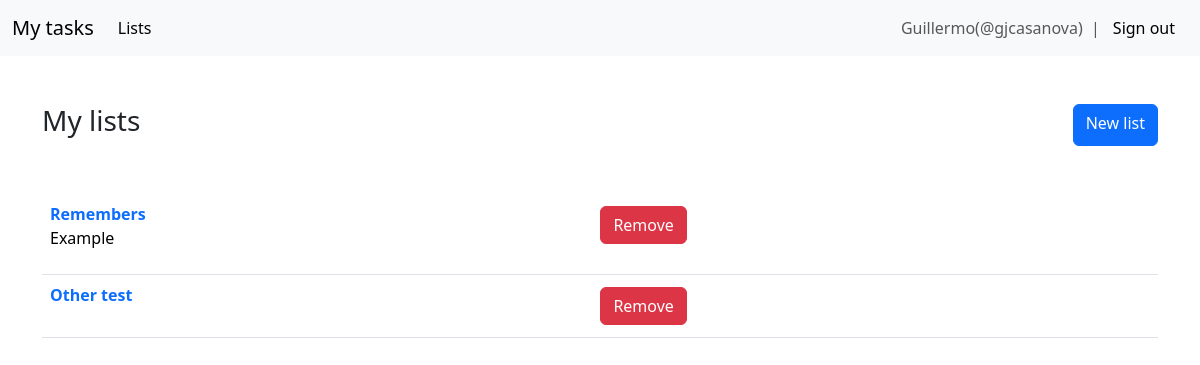
Page /app/lists/ (signed in) on the earlier database version.
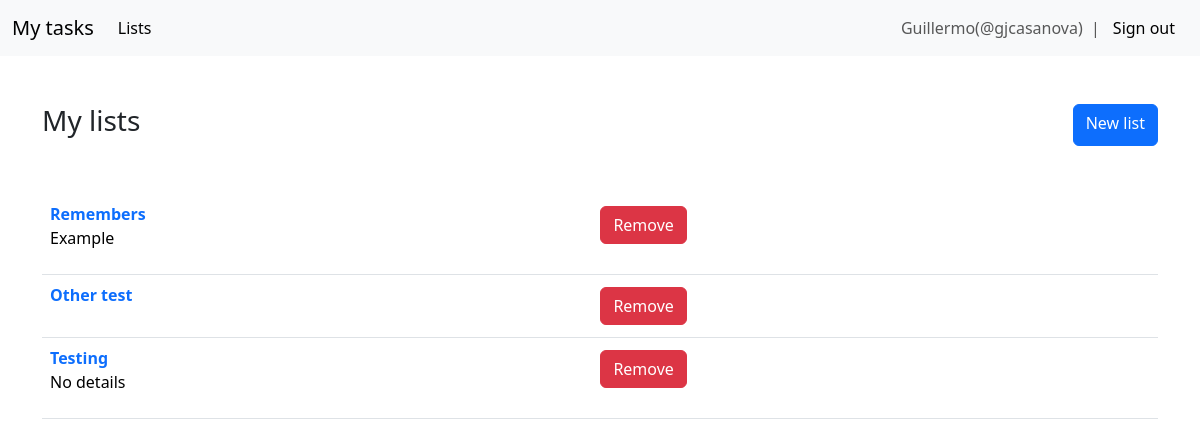
Same page on the later database version.
### app/models.py (models this page shows)
class List(db.Model):
    id = db.Column(db.Integer, primary_key=True)
    name = db.Column(db.String(50), nullable=False)
    details = db.Column(db.Text)
    user_id = db.Column(db.Integer, db.ForeignKey('user.id'), nullable=False)
    user = db.relationship('User', backref=db.backref('lists', lazy=True, cascade='all, delete-orphan'))

### app/views.py (the view)
@app_routes.route('/lists/', methods=['GET'])
@login_required
def list_lists():
    lists = List.query.filter_by(user=current_user)
    context = {
        'current_user': current_user,
        'lists': lists,
    }
    return render_template('lists.html', **context)

### app/__init__.py (called while the page is built)
def register_plugins(flask_app):
    from .plugins import bootstrap, db, login_manager  # noqa
    db.init_app(flask_app)
    with flask_app.app_context():
        db.create_all()
    login_manager.login_view = 'tasks.sign_in'
    login_manager.init_app(flask_app)
    bootstrap.init_app(flask_app)
    @login_manager.user_loader
    def load_user(user_id):
        from .models import User  # noqa
        return User.query.get(int(user_id))

### app/templates/lists.html (shortened to what this page needs)
{% extends "base.html" %}
{% from 'bootstrap5/form.html' import render_form %}
{% from 'macros.html' import navbar %}
{% block body %}
{% block content %}
{{ navbar(current_user) }}
<div class="container">
    <br><br>
    <div class="d-flex justify-content-between">
        <h1 class="h1 fs-3">My lists</h1>
        <a class="btn btn-primary" href="{{ url_for('tasks.create_list') }}">New list</a>
    </div>
    <br><br>
    <table class="table">
        <tbody>
            {% for list in lists %}
            <tr>
                <th>
                    <a class="ligther fs-6 text-decoration-none" href="{{ url_for('tasks.retrieve_list', list_id=list.id) }}">{{ list.name }}</a>
                    <p class="fw-lighter">{{ list.details }}</p>
                </th>
                <td>
                    <form class="badge" action="{{ url_for('tasks.destroy_list', list_id=list.id) }}" method="POST">
                        <button class="btn btn-danger" type="submit">Remove</button>
                    </form>
                </td>
            </tr>
            {% endfor %}
        </tbody>
    </table>
</div>
{% endblock %}
{% endblock %}

Differences in the rows shown:
added List: name "Testing", details "No details"
